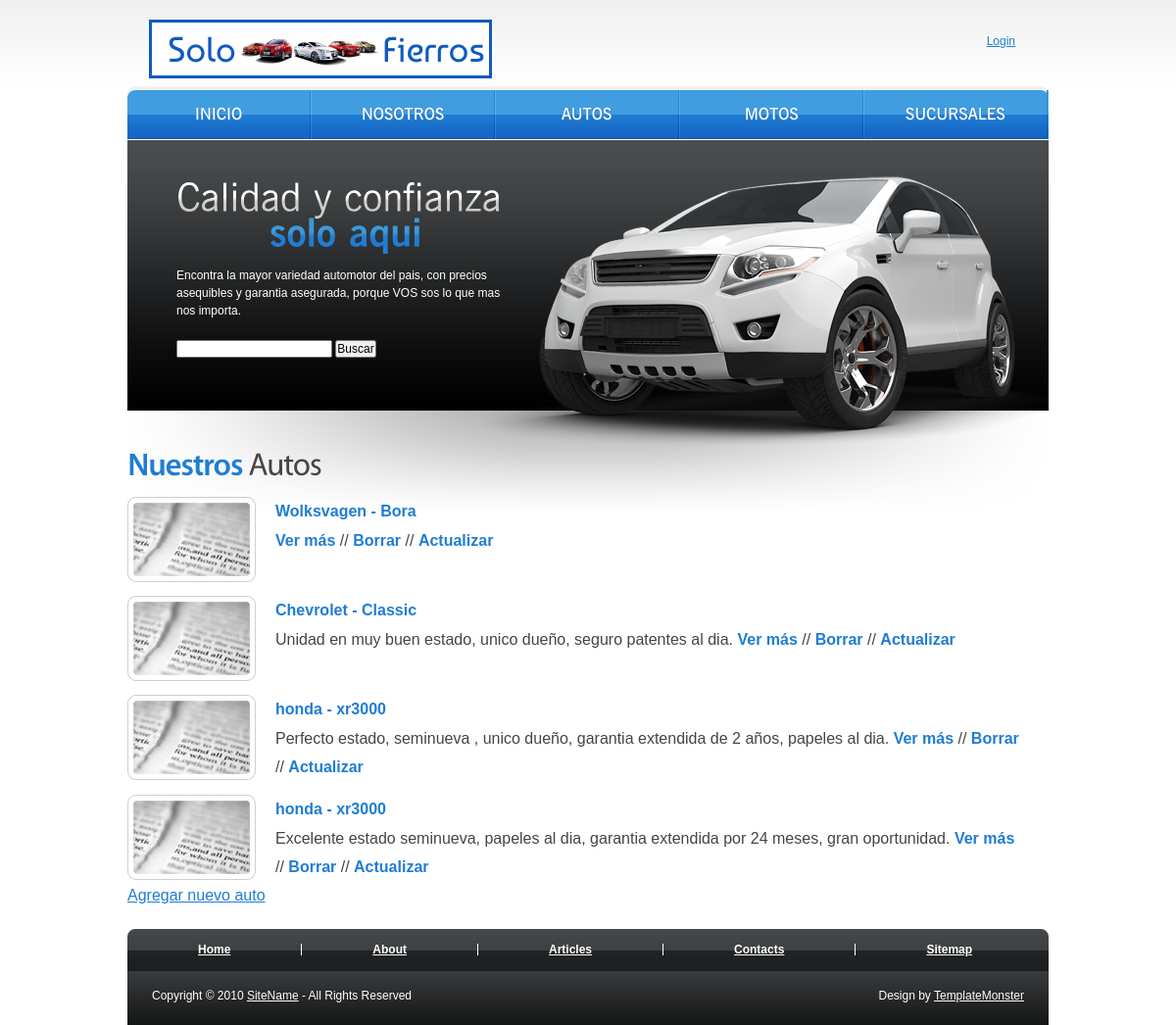
/main/autos/, run on the app's committed database.
### MainApp/models.py (models this page shows)
class Automovil(models.Model):
    modelo = models.CharField(max_length=50)
    marca = models.CharField(max_length=50)
    fecha_fabricacion = models.DateField()
    descripcion = models.TextField(max_length=1000)
    precio = models.IntegerField()
    def __str__(self):
        return f"{self.marca} -  {self.modelo}"

### MainApp/views.py (the view)
# urls.py: path("autos/", Autos.as_view(), name="autos"),
class Autos(ListView):
    model = Automovil
    template_name = "MainApp/autos.html"

### MainApp/templates/MainApp/autos.html
{% extends "MainApp/index.html" %}
{% load static %}
{% block contenido %}
    <div class="indent">
      <div class="wrapper">
        <div class="col-1">
          <h3 style="margin-top: 35px;"><b>Nuestros</b> Autos</h3>
          <ul class="list">
              {% for autos in object_list %}
              <li><img src="{% static 'MainApp/images/3page-img1.jpg' %}" alt="" />
                  <a href="#">{{autos}}</a><br/>{{autos.descripcion}} <a href="{% url 'autos-detail' autos.id %}">Ver más</a> //
                  <a href="{% url 'autos-borrar' autos.id%}">Borrar</a> //
                  <a href="{% url 'autos-editar' autos.id%}">Actualizar</a>
              </li>
              {% endfor %}
          </ul>
        </div>
      </div>
    </div>
    <p><a href="{% url 'autos-nuevo' %}"> Agregar nuevo auto </a></p>
{% endblock %}

### MainApp/templates/MainApp/index.html (shortened to what this page needs)
<!DOCTYPE html PUBLIC "-//W3C//DTD XHTML 1.0 Strict//EN" "http://www.w3.org/TR/xhtml1/DTD/xhtml1-strict.dtd">
<html xmlns="http://www.w3.org/1999/xhtml">
<head>
  {% load static %}
  <link href="{% static 'MainApp/css/style.css' %}" rel="stylesheet" type="text/css" />
</head>
<body id="page1">
  <div id="main">
    <div id="header">
      <div class="row-1">
        <div class="fleft"><a href="#"><img src="{% static 'MainApp/images/logo-page.png' %}" alt="" /></a></div>
        <div class="fright">
          <ul>
              {% if request.user.is_authenticated %}
            <li>
              <a class="btn btn-primary" href="{% url 'auth-login'  %}"> Logout </a>
              <a class="btn btn-primary" href="{% url 'auth-editar'  %}"> Perfil </a>
              <p> Bienvenido {{request.user.username}} !</p>
              {% else %}
              <a class="btn btn-primary" href="{% url 'auth-login'  %}"> Login</a>
              {% endif %}
          </ul>
        </div>
      </div>
      <div class="row-2">
        <div class="left">
          <ul>
            <li><a href="{% url 'inicio'  %}"><span>inicio</span></a></li>
            <li><a href="{% url 'nosotros' %}"><span>nosotros</span></a></li>
            <li><a href="{% url 'autos' %}"><span>autos</span></a></li>
            <li><a href="{% url 'motos' %}"><span>motos</span></a></li>
            <li><a href=""><span>sucursales</span></a></li>
          </ul>
        </div>
      </div>
      <div class="row-3">
        <div class="inside">
          <h2>Calidad y confianza<b>solo aqui</b></h2>
          <p>Encontra la mayor variedad automotor del pais, con precios asequibles y garantia asegurada, porque VOS sos lo que mas nos importa.</p>
          <form action="" method="get">
            <p>
                <input type="text" name="nombre_auto">
                <input type="submit" value="Buscar">
            </p>
        </form>
        </div>
      </div>
      <div class="extra"><img src="{% static 'MainApp/images/header-img.png' %}" alt="" /></div>
    </div>
    {% block contenido %}{% endblock %}
    <div id="footer">
      <div class="footer-nav">
        <div class="left">
          <ul>
            <li><a href="{% url 'inicio'  %}">Home</a></li>
            <li><a href="{% url 'nosotros' %}">About</a></li>
            <li><a href="#">Articles</a></li>
            <li><a href="#">Contacts</a></li>
            <li class="last"><a href="#">Sitemap</a></li>
          </ul>
        </div>
      </div>
      <div class="footerlink">
        <p class="lf">Copyright &copy; 2010 <a href="#">SiteName</a> - All Rights Reserved</p>
        <p class="rf">Design by <a href="http://www.templatemonster.com/">TemplateMonster</a></p>
      </div>
    </div>
  </div>
</body>
</html>

### MainApp/static/MainApp/css/style.css (style rules this page uses)
* { margin:0; padding:0; }
html { min-width:940px; }
body { background:url(../images/tail-top.gif) repeat-x left top #fff; font-family:Tahoma, Arial, helvetica, sans-serif; font-size:100%; line-height:1em; color:#454545; min-width:940px; }
input, textarea, select { font-family:Tahoma, Arial, helvetica, sans-serif; font-size:1em; vertical-align:middle; font-weight:normal; }
p { margin:0; padding:0; }
img { border:0; vertical-align:top; text-align:left; }
ul, ol { list-style:none; }
#main { width:940px; margin:0 auto; }
#header, #content, #footer { font-size:0.75em; }
.col-1, .col-2, .col-3 { float:left; }
.fleft { float:left; }
.fright { float:right; }
.wrapper { width:100%; overflow:hidden; }
.list { margin-top:-14px; }
.list li { line-height:1.83em; width:100%; overflow:hidden; vertical-align:top; padding-top:14px; }
.list li img { float:left; margin-right:20px; }
.list li a { font-weight:bold; text-decoration:none; }
p { line-height:1.83em; margin-bottom:20px; }
a { color:#1f7dd2; outline:none; }
h2 { font-size:40px; line-height:1.2em; margin-bottom:10px; }
h2 b { display:block; padding-left:95px; margin-top:-12px; }
h3 { font-size:32px; line-height:1.2em; letter-spacing:-1px; margin-bottom:15px; }
h3 b, h4 b { color:#1f7dd2; }
#header { height:419px; position:relative; }
#header .row-1 { height:88px; }
#header .row-1 .fleft { padding:20px 0 0 22px; }
#header .row-1 .fright { padding:34px 34px 0 0; }
#header .row-2 { background:url(../images/nav-tail.gif) repeat-x left top; margin-bottom:-3px; position:relative; }
#header .row-2 .left { background:url(../images/nav-left.gif) no-repeat left top; }
#header .row-2 ul { height:58px; width:100%; overflow:hidden; background:url(../images/nav-right.gif) no-repeat right top; }
#header .row-2 ul li { float:left; text-transform:uppercase; font-size:16px; line-height:1.2em; background:url(../images/divider.gif) no-repeat right 4px; padding:4px 2px 0 0; }
#header .row-2 ul li a { text-decoration:none; color:#fff; width:186px; text-align:center; display:block; padding:14px 0 0 0; cursor:pointer; background:url(../images/spacer.gif); }
#header .row-2 ul li a span { display:block; height:40px; }
#header .row-3 { height:276px; overflow:hidden; background:url(../images/header-tail.gif) repeat-x left top; }
#header .row-3 .inside { padding:35px 0 0 50px; width:350px; position:relative; z-index:2; }
#header .row-3 .inside p { color:#fff; line-height:1.5em; }
#header .extra { position:absolute; left:0; top:142px; }
#footer .footer-nav { background:url(../images/footer-nav-tail.gif) repeat-x left top; }
#footer .footer-nav .left { background:url(../images/footer-nav-left.gif) no-repeat left top; }
#footer .footer-nav ul { width:100%; overflow:hidden; padding:15px 0 16px 0; background:url(../images/footer-nav-right.gif) no-repeat right top; }
#footer .footer-nav ul li { float:left; font-family:Arial, Helvetica, sans-serif; font-weight:bold; line-height:1em; border-right:1px solid #fff; padding:0 72px; }
#footer .footer-nav ul li.last { border:0; }
#footer .footer-nav ul li a { color:#fff; }
#footer .footerlink { background:url(../images/footer-tail.gif) repeat-x left top #000; color:#fff; line-height:1.67em; padding:18px 25px 23px 25px; }
.footerlink p { margin:0; padding:0; line-height:normal; white-space:nowrap; text-indent:inherit; color:#fff; }
.footerlink a { color:#fff; font-weight:normal; margin:0; padding:0; border:none; text-decoration:underline; background-color:transparent; }
.footerlink .lf { float:left; }
.footerlink .rf { float:right; }
a { outline:none; }

### data on the page
Automovil: marca+modelo "Chevrolet - Classic", descripcion "Unidad en muy buen estado, unico dueño, seguro patentes al dia."
Automovil: marca+modelo "honda - xr3000", descripcion "Perfecto estado, seminueva , unico dueño, garantia extendida de 2 años, papeles al dia."
Automovil: marca+modelo "honda - xr3000", descripcion "Excelente estado seminueva, papeles al dia, garantia extendida por 24 meses, gran oportunidad."
